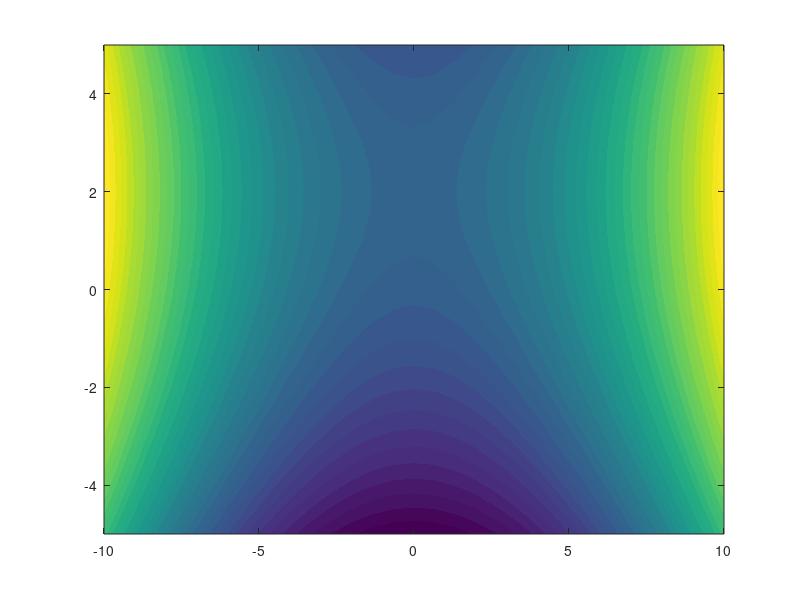
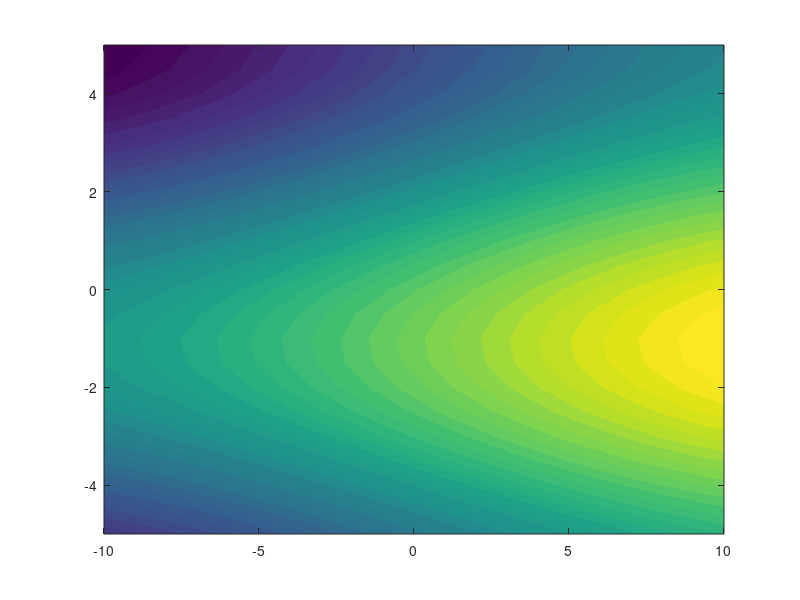

Recreate these plots in MATLAB, in order. (Note: this script raises an error after producing the figures.)
% Mohammad Asif Zaman
% April 7, 2020
% Testing the Newton-Raphson root finding funciton

clear all;
close all;
clc; clf;


x = linspace(-10,10,31);
y = linspace(-5,5,21);

[X,Y] = meshgrid(x,y);

dx = X(1,2) - X(1,1);
dy = Y(2,1) - Y(1,1);




ux = X.^2 - (Y-2).^2;
uy = sin(.1*X) + cos(.5*(Y-2)+pi/2);

contourf(x,y,ux,40,'linestyle','none');
figure,
contourf(x,y,uy,40,'linestyle','none');


[Ny,Nx] = size(ux);     % Size of the vector field

% D2x = d/dx, DD2x = d^2/dx^2
[D2x,D2y,DD2x,DD2y] = F_diff_mat_2D_v2(Ny,Nx);  % Loading the finite difference matrices

J11 = reshape(D2x*ux(:)./(2*dx), size(X));  % dux/dx
J12 = reshape(D2y*ux(:)./(2*dy), size(X));  % dux/dy
J21 = reshape(D2x*uy(:)./(2*dx), size(X));  % duy/dx
J22 = reshape(D2y*uy(:)./(2*dy), size(X));  % dut/dy

x0 = -1;
y0 = 1;

[xc,yc,err_flag] = NewtonRaphson2D(X,Y,ux,uy,J11,J12,J21,J22,x0,y0);
fprintf('Obtained root, xc = %1.2f, yc = %1.2f\n',xc,yc);
